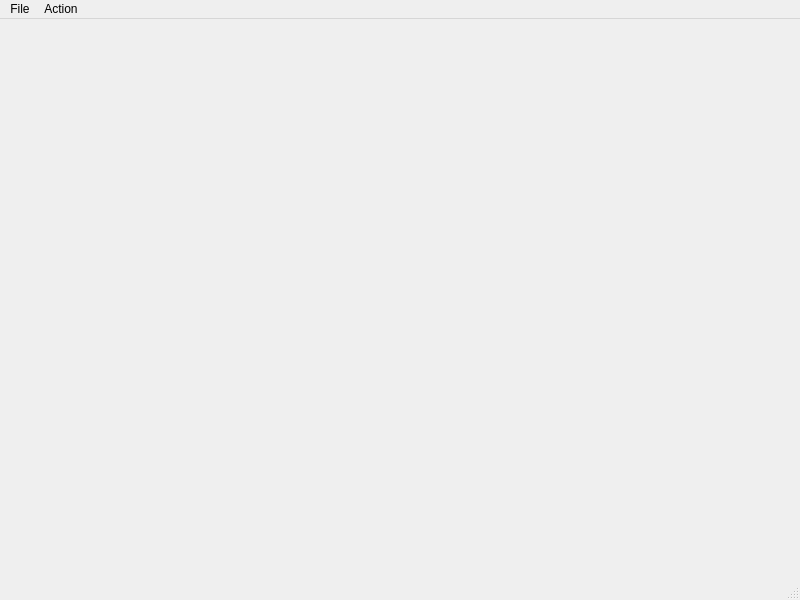
<?xml version="1.0" encoding="UTF-8"?>
<ui version="4.0">
 <class>MainWindow</class>
 <widget class="QMainWindow" name="MainWindow">
  <property name="geometry">
   <rect>
    <x>0</x>
    <y>0</y>
    <width>800</width>
    <height>600</height>
   </rect>
  </property>
  <property name="windowTitle">
   <string>MainWindow</string>
  </property>
  <widget class="QWidget" name="centralwidget"/>
  <widget class="QMenuBar" name="menubar">
   <property name="geometry">
    <rect>
     <x>0</x>
     <y>0</y>
     <width>800</width>
     <height>22</height>
    </rect>
   </property>
   <widget class="QMenu" name="menuFile">
    <property name="title">
     <string>File</string>
    </property>
    <addaction name="actionSave_File"/>
    <addaction name="actionOpen_File"/>
   </widget>
   <widget class="QMenu" name="menuAction">
    <property name="title">
     <string>Action</string>
    </property>
   </widget>
   <addaction name="menuFile"/>
   <addaction name="menuAction"/>
  </widget>
  <widget class="QStatusBar" name="statusbar"/>
  <action name="actionSave_File">
   <property name="text">
    <string>Save File</string>
   </property>
  </action>
  <action name="actionOpen_File">
   <property name="text">
    <string>Open File</string>
   </property>
  </action>
 </widget>
 <resources/>
 <connections/>
</ui>
